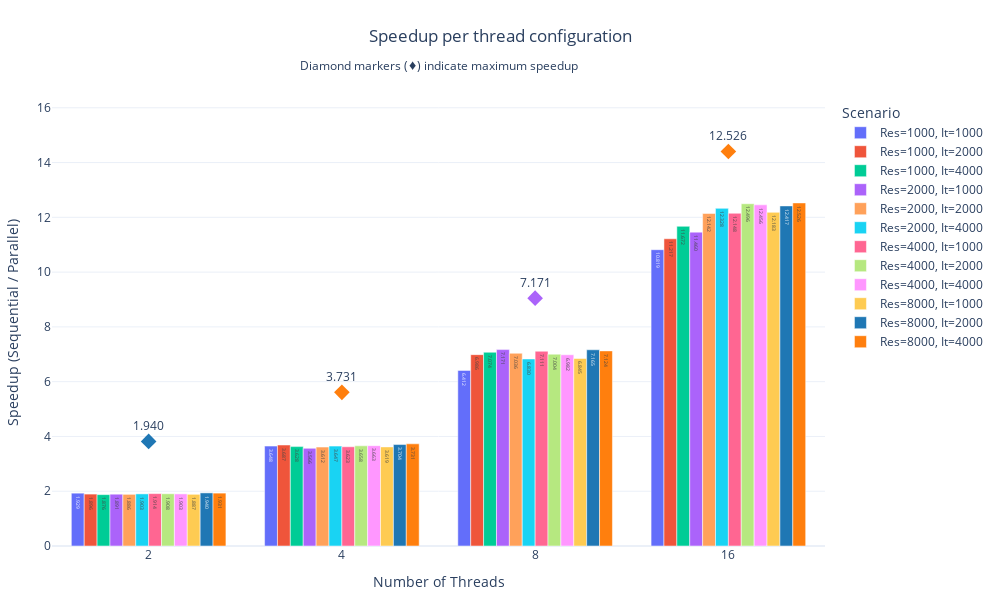

Notebook source saved alongside this figure:
### Code cell
# 1. Ensure 'Thread Count' is treated as an ordered categorical variable
df_melted['Thread Count'] = pd.Categorical(
    df_melted['Thread Count'],
    categories=sorted(df_melted['Thread Count'].unique()),
    ordered=True
)

# 2. Identify the maximum speedup for each thread count
max_speedups = df_melted.loc[df_melted.groupby('Thread Count')['Speedup'].idxmax()]

# 3. Combine multiple qualitative color palettes for increased variety
combined_palette = (
    px.colors.qualitative.Plotly +
    px.colors.qualitative.D3 +
    px.colors.qualitative.Set1 +
    px.colors.qualitative.Set3 +
    px.colors.qualitative.Dark2 +
    px.colors.qualitative.Pastel1
)
scenarios = df_melted['Scenario'].unique()
if len(scenarios) > len(combined_palette):
    raise ValueError(f"Number of scenarios ({len(scenarios)}) exceeds the number of available colors ({len(combined_palette)}). Consider generating more colors programmatically.")

color_discrete_map = {scenario: combined_palette[i] for i, scenario in enumerate(scenarios)}

# 4. Assign colors to max_speedups based on their Scenario
max_speedups_colors = max_speedups['Scenario'].map(color_discrete_map).tolist()

# 5. Create the bar plot with the extended color mapping
fig_bar = px.bar(
    df_melted,
    x='Thread Count',
    y='Speedup',
    color='Scenario',
    barmode='group',  # Groups bars side by side for each thread count
    title='Speedup vs Number of Threads',
    labels={
        'Thread Count': 'Number of Threads',
        'Speedup': 'Speedup (Sequential / Parallel)',
        'Scenario': 'Scenario (Resolution & Iterations)'
    },
    text='Speedup',  # Optional: Show speedup values on bars
    color_discrete_map=color_discrete_map
)

# 6. Calculate an offset for the markers to position them above the bars
offset = df_melted['Speedup'].max() * 0.15  # 15% of the maximum speedup

# 7. Add "Max" markers with scenario names on top of maximum bars
fig_bar.add_trace(
    go.Scatter(
        x=max_speedups['Thread Count'],
        y=max_speedups['Speedup'] + offset,  # Position above the bar
        mode='markers+text',
        marker=dict(
            size=12,
            color=max_speedups_colors,  # Use the same color as the corresponding bar
            symbol='diamond'
        ),
        # Combine scenario name and speedup in the text
        text=max_speedups['Speedup'].round(4).astype(str),
        textposition="top center",
        showlegend=False
    )
)

# 8. Enhance the layout for better readability
fig_bar.update_layout(
	width=1000,    # Set the desired width
    height=600,   # Set the desired height
    xaxis_title='Number of Threads',
    yaxis_title='Speedup (Sequential / Parallel)',
    legend_title='Scenario',
    xaxis=dict(type='category'),  # Ensure x-axis is treated as categorical
    template='plotly_white',      # Optional: a clean white background
    title={
        'text': "Speedup per thread configuration",
        'y': 0.95,
        'x': 0.5,
        'xanchor': 'auto',
        'yanchor': 'auto'
    },
    margin=dict(t=100, l=50, r=50, b=50),  # Adjust margins as needed
    annotations=[
        dict(
            x=0.5,
            y=1.1,
            xref='paper',
            yref='paper',
            text='Diamond markers (♦) indicate maximum speedup',
            showarrow=False,
            font=dict(size=12)
        )
    ]
    
)

# 9. Optionally, adjust the text on the bars for better visibility
fig_bar.update_traces(texttemplate='%{text:.3f}')

# 10. Adjust y-axis range to ensure annotations are visible
fig_bar.update_yaxes(range=[0, df_melted['Speedup'].max() * 1.3])
fig_bar.update_xaxes(tickvals=df_melted['Thread Count'].unique())

# 11. Display the bar plot
fig_bar.show()

### Figure 1 — Plotly figure (JSON) as saved in the notebook; plotly's stock layout.template omitted (floating-point values rounded to 4 significant figures)
{"data": [{"alignmentgroup": "True", "hovertemplate": "Scenario (Resolution & Iterations)=Res=1000, It=1000<br>Number of Threads=%{x}<br>Speedup (Sequential / Parallel)=%{text}<extra></extra>", "legendgroup": "Res=1000, It=1000", "marker": {"color": "#636EFA", "pattern": {"shape": ""}}, "name": "Res=1000, It=1000", "offsetgroup": "Res=1000, It=1000", "orientation": "v", "showlegend": true, "text": [1.929, 3.648, 6.412, 10.82], "textposition": "auto", "texttemplate": "%{text:.3f}", "type": "bar", "x": [2, 4, 8, 16], "xaxis": "x", "y": [1.929, 3.648, 6.412, 10.82], "yaxis": "y"}, {"alignmentgroup": "True", "hovertemplate": "Scenario (Resolution & Iterations)=Res=1000, It=2000<br>Number of Threads=%{x}<br>Speedup (Sequential / Parallel)=%{text}<extra></extra>", "legendgroup": "Res=1000, It=2000", "marker": {"color": "#EF553B", "pattern": {"shape": ""}}, "name": "Res=1000, It=2000", "offsetgroup": "Res=1000, It=2000", "orientation": "v", "showlegend": true, "text": [1.896, 3.687, 6.986, 11.22], "textposition": "auto", "texttemplate": "%{text:.3f}", "type": "bar", "x": [2, 4, 8, 16], "xaxis": "x", "y": [1.896, 3.687, 6.986, 11.22], "yaxis": "y"}, {"alignmentgroup": "True", "hovertemplate": "Scenario (Resolution & Iterations)=Res=1000, It=4000<br>Number of Threads=%{x}<br>Speedup (Sequential / Parallel)=%{text}<extra></extra>", "legendgroup": "Res=1000, It=4000", "marker": {"color": "#00CC96", "pattern": {"shape": ""}}, "name": "Res=1000, It=4000", "offsetgroup": "Res=1000, It=4000", "orientation": "v", "showlegend": true, "text": [1.876, 3.628, 7.074, 11.67], "textposition": "auto", "texttemplate": "%{text:.3f}", "type": "bar", "x": [2, 4, 8, 16], "xaxis": "x", "y": [1.876, 3.628, 7.074, 11.67], "yaxis": "y"}, {"alignmentgroup": "True", "hovertemplate": "Scenario (Resolution & Iterations)=Res=2000, It=1000<br>Number of Threads=%{x}<br>Speedup (Sequential / Parallel)=%{text}<extra></extra>", "legendgroup": "Res=2000, It=1000", "marker": {"color": "#AB63FA", "pattern": {"shape": ""}}, "name": "Res=2000, It=1000", "offsetgroup": "Res=2000, It=1000", "orientation": "v", "showlegend": true, "text": [1.891, 3.566, 7.171, 11.46], "textposition": "auto", "texttemplate": "%{text:.3f}", "type": "bar", "x": [2, 4, 8, 16], "xaxis": "x", "y": [1.891, 3.566, 7.171, 11.46], "yaxis": "y"}, {"alignmentgroup": "True", "hovertemplate": "Scenario (Resolution & Iterations)=Res=2000, It=2000<br>Number of Threads=%{x}<br>Speedup (Sequential / Parallel)=%{text}<extra></extra>", "legendgroup": "Res=2000, It=2000", "marker": {"color": "#FFA15A", "pattern": {"shape": ""}}, "name": "Res=2000, It=2000", "offsetgroup": "Res=2000, It=2000", "orientation": "v", "showlegend": true, "text": [1.886, 3.612, 7.036, 12.14], "textposition": "auto", "texttemplate": "%{text:.3f}", "type": "bar", "x": [2, 4, 8, 16], "xaxis": "x", "y": [1.886, 3.612, 7.036, 12.14], "yaxis": "y"}, {"alignmentgroup": "True", "hovertemplate": "Scenario (Resolution & Iterations)=Res=2000, It=4000<br>Number of Threads=%{x}<br>Speedup (Sequential / Parallel)=%{text}<extra></extra>", "legendgroup": "Res=2000, It=4000", "marker": {"color": "#19D3F3", "pattern": {"shape": ""}}, "name": "Res=2000, It=4000", "offsetgroup": "Res=2000, It=4000", "orientation": "v", "showlegend": true, "text": [1.903, 3.647, 6.83, 12.33], "textposition": "auto", "texttemplate": "%{text:.3f}", "type": "bar", "x": [2, 4, 8, 16], "xaxis": "x", "y": [1.903, 3.647, 6.83, 12.33], "yaxis": "y"}, {"alignmentgroup": "True", "hovertemplate": "Scenario (Resolution & Iterations)=Res=4000, It=1000<br>Number of Threads=%{x}<br>Speedup (Sequential / Parallel)=%{text}<extra></extra>", "legendgroup": "Res=4000, It=1000", "marker": {"color": "#FF6692", "pattern": {"shape": ""}}, "name": "Res=4000, It=1000", "offsetgroup": "Res=4000, It=1000", "orientation": "v", "showlegend": true, "text": [1.914, 3.623, 7.111, 12.15], "textposition": "auto", "texttemplate": "%{text:.3f}", "type": "bar", "x": [2, 4, 8, 16], "xaxis": "x", "y": [1.914, 3.623, 7.111, 12.15], "yaxis": "y"}, {"alignmentgroup": "True", "hovertemplate": "Scenario (Resolution & Iterations)=Res=4000, It=2000<br>Number of Threads=%{x}<br>Speedup (Sequential / Parallel)=%{text}<extra></extra>", "legendgroup": "Res=4000, It=2000", "marker": {"color": "#B6E880", "pattern": {"shape": ""}}, "name": "Res=4000, It=2000", "offsetgroup": "Res=4000, It=2000", "orientation": "v", "showlegend": true, "text": [1.908, 3.658, 7.004, 12.5], "textposition": "auto", "texttemplate": "%{text:.3f}", "type": "bar", "x": [2, 4, 8, 16], "xaxis": "x", "y": [1.908, 3.658, 7.004, 12.5], "yaxis": "y"}, {"alignmentgroup": "True", "hovertemplate": "Scenario (Resolution & Iterations)=Res=4000, It=4000<br>Number of Threads=%{x}<br>Speedup (Sequential / Parallel)=%{text}<extra></extra>", "legendgroup": "Res=4000, It=4000", "marker": {"color": "#FF97FF", "pattern": {"shape": ""}}, "name": "Res=4000, It=4000", "offsetgroup": "Res=4000, It=4000", "orientation": "v", "showlegend": true, "text": [1.903, 3.663, 6.982, 12.46], "textposition": "auto", "texttemplate": "%{text:.3f}", "type": "bar", "x": [2, 4, 8, 16], "xaxis": "x", "y": [1.903, 3.663, 6.982, 12.46], "yaxis": "y"}, {"alignmentgroup": "True", "hovertemplate": "Scenario (Resolution & Iterations)=Res=8000, It=1000<br>Number of Threads=%{x}<br>Speedup (Sequential / Parallel)=%{text}<extra></extra>", "legendgroup": "Res=8000, It=1000", "marker": {"color": "#FECB52", "pattern": {"shape": ""}}, "name": "Res=8000, It=1000", "offsetgroup": "Res=8000, It=1000", "orientation": "v", "showlegend": true, "text": [1.887, 3.619, 6.845, 12.18], "textposition": "auto", "texttemplate": "%{text:.3f}", "type": "bar", "x": [2, 4, 8, 16], "xaxis": "x", "y": [1.887, 3.619, 6.845, 12.18], "yaxis": "y"}, {"alignmentgroup": "True", "hovertemplate": "Scenario (Resolution & Iterations)=Res=8000, It=2000<br>Number of Threads=%{x}<br>Speedup (Sequential / Parallel)=%{text}<extra></extra>", "legendgroup": "Res=8000, It=2000", "marker": {"color": "#1F77B4", "pattern": {"shape": ""}}, "name": "Res=8000, It=2000", "offsetgroup": "Res=8000, It=2000", "orientation": "v", "showlegend": true, "text": [1.94, 3.704, 7.165, 12.42], "textposition": "auto", "texttemplate": "%{text:.3f}", "type": "bar", "x": [2, 4, 8, 16], "xaxis": "x", "y": [1.94, 3.704, 7.165, 12.42], "yaxis": "y"}, {"alignmentgroup": "True", "hovertemplate": "Scenario (Resolution & Iterations)=Res=8000, It=4000<br>Number of Threads=%{x}<br>Speedup (Sequential / Parallel)=%{text}<extra></extra>", "legendgroup": "Res=8000, It=4000", "marker": {"color": "#FF7F0E", "pattern": {"shape": ""}}, "name": "Res=8000, It=4000", "offsetgroup": "Res=8000, It=4000", "orientation": "v", "showlegend": true, "text": [1.931, 3.731, 7.124, 12.53], "textposition": "auto", "texttemplate": "%{text:.3f}", "type": "bar", "x": [2, 4, 8, 16], "xaxis": "x", "y": [1.931, 3.731, 7.124, 12.53], "yaxis": "y"}, {"marker": {"color": ["#1F77B4", "#FF7F0E", "#AB63FA", "#FF7F0E"], "size": 12, "symbol": "diamond"}, "mode": "markers+text", "showlegend": false, "text": ["1.9396", "3.7306", "7.1707", "12.5262"], "textposition": "top center", "texttemplate": "%{text:.3f}", "type": "scatter", "x": [2, 4, 8, 16], "y": [3.819, 5.61, 9.05, 14.41]}], "layout": {"annotations": [{"font": {"size": 12}, "showarrow": false, "text": "Diamond markers (♦) indicate maximum speedup", "x": 0.5, "xref": "paper", "y": 1.1, "yref": "paper"}], "barmode": "group", "height": 600, "legend": {"title": {"text": "Scenario"}, "tracegroupgap": 0}, "margin": {"b": 50, "l": 50, "r": 50, "t": 100}, "title": {"text": "Speedup per thread configuration", "x": 0.5, "xanchor": "auto", "y": 0.95, "yanchor": "auto"}, "width": 1000, "xaxis": {"anchor": "y", "domain": [0, 1], "tickvals": [2, 4, 8, 16], "title": {"text": "Number of Threads"}, "type": "category"}, "yaxis": {"anchor": "x", "domain": [0, 1], "range": [0, 16.28], "title": {"text": "Speedup (Sequential / Parallel)"}}}}
